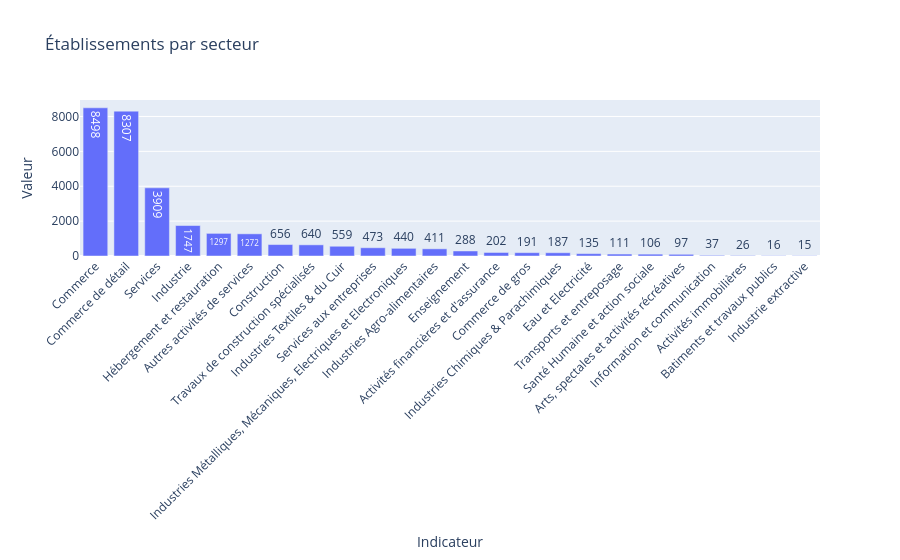
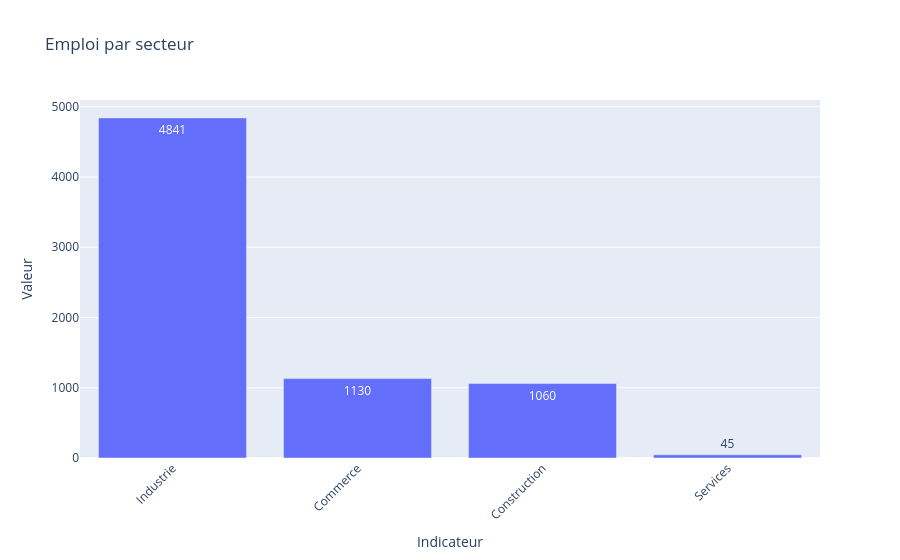
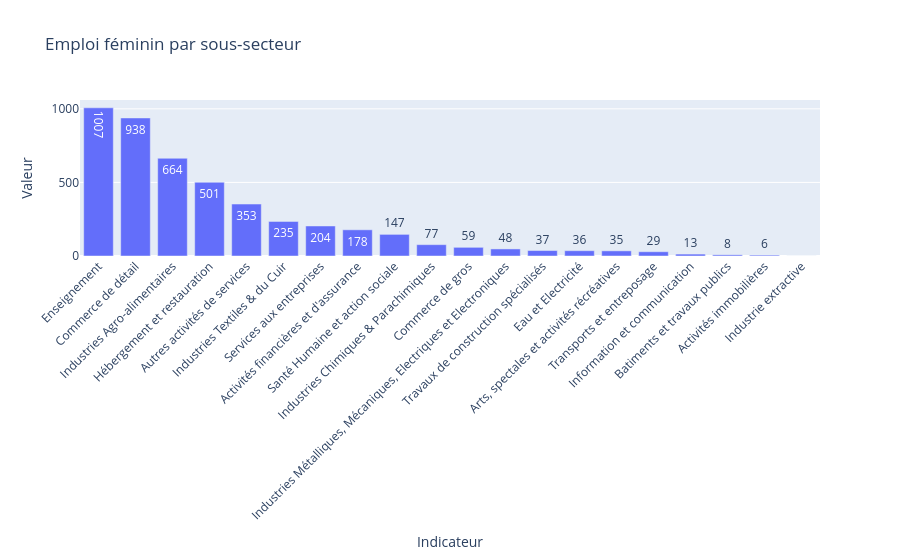
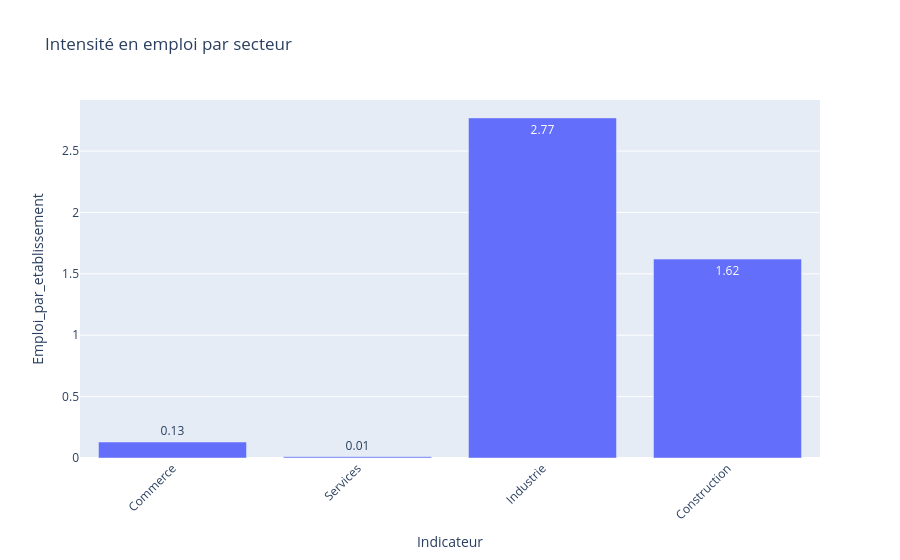

The notebook cell saved with these charts, in order:
### Code cell
import pandas as pd
import plotly.express as px

# =========================
# 1. Charger les données
# =========================
fichier = r"../data/indicateurs_guelmim_oued_noun_cartoghraphie des établissements.csv"

df = pd.read_csv(fichier, encoding="utf-8")

# =========================
# 2. Nettoyage
# =========================
for col in ["Région", "Tableau", "Indicateur"]:
    df[col] = (
        df[col]
        .astype(str)
        .str.strip()
        .str.replace(r"\s+", " ", regex=True)
    )

df["Valeur"] = pd.to_numeric(df["Valeur"], errors="coerce").fillna(0)

# =========================
# 3. Filtrer la région
# =========================
region = "Guelmim-Oued Noun"
df_region = df[df["Région"] == region].copy()

print("Nombre total de lignes :", df_region.shape[0])

# =========================
# 4. Fonction d’analyse
# =========================
def analyse_par_mots_cles(mots_cles, titre):

    condition = pd.Series(True, index=df_region.index)

    for mot in mots_cles:
        condition &= df_region["Tableau"].str.contains(
            mot,
            case=False,
            na=False,
            regex=False
        )

    data = df_region[condition].copy()

    # Supprimer total
    data = data[
        data["Indicateur"].str.lower() != "total"
    ]

    # Supprimer Total_1 Total_2 ...
    data = data[
        ~data["Indicateur"].str.contains(
            "Total_",
            na=False
        )
    ]

    if data.empty:
        print(f"Aucune donnée pour : {titre}")
        return None

    total = data["Valeur"].sum()

    if total == 0:
        data["Pourcentage"] = 0

    else:
        data["Pourcentage"] = (
            data["Valeur"] / total * 100
        )

    data = data.sort_values(
        by="Valeur",
        ascending=False
    )

    print("\n==============================")
    print("Analyse :", titre)
    print("==============================")

    print(
        data[
            ["Indicateur", "Valeur", "Pourcentage"]
        ].round(2)
    )

    fig = px.bar(
        data,
        x="Indicateur",
        y="Valeur",
        text="Valeur",
        title=titre,
        hover_data=["Pourcentage"]
    )

    fig.update_layout(
        xaxis_tickangle=-45
    )

    fig.show()

    return data

# =========================
# 5. Analyses principales
# =========================
secteur_etab = analyse_par_mots_cles(
    ["établissements", "secteur d’activité"],
    "Établissements par secteur"
)

secteur_emploi = analyse_par_mots_cles(
    ["effectif d'emploi", "secteur d’activité"],
    "Emploi par secteur"
)
    

sous_secteur_emploi = analyse_par_mots_cles(
    ["effictif ", "sous-secteur"],
    "Emploi par sous-secteur"
)

if sous_secteur_emploi is not None:
    total_employes = sous_secteur_emploi["Valeur"].sum()
    print("\n Total des épmlois :", int(total_employes))
    
sous_secteur_femmes = analyse_par_mots_cles(
    ["emploi féminin", "sous-secteur"],
    "Emploi féminin par sous-secteur"
)

# =========================
# 6. Analyse stratégique
# Emploi par établissement
# =========================
if secteur_etab is not None and secteur_emploi is not None:

    comparaison = secteur_etab[["Indicateur", "Valeur"]].rename(
        columns={"Valeur": "Etablissements"}
    )

    emploi = secteur_emploi[["Indicateur", "Valeur"]].rename(
        columns={"Valeur": "Emploi"}
    )

    comparaison = comparaison.merge(
        emploi,
       on="Indicateur",
        how="inner"
    )

    comparaison["Emploi_par_etablissement"] = (
        comparaison["Emploi"] / comparaison["Etablissements"]
    ).round(2)

    comparaison = comparaison.replace([float("inf"), -float("inf")], 0)
    comparaison = comparaison.fillna(0)

    print("\nAnalyse stratégique :")
    print(comparaison)

    fig = px.bar(
        comparaison,
        x="Indicateur",
        y="Emploi_par_etablissement",
        text="Emploi_par_etablissement",
        title="Intensité en emploi par secteur"
    )

    fig.update_layout(xaxis_tickangle=-45)
    fig.show()

df.to_csv(r"../data/outputs/analyse_cartographie_etablissement_emplois.csv", index=False)

### Figure 1 — Plotly figure (JSON) as saved in the notebook; plotly's stock layout.template omitted (floating-point values rounded to 4 significant figures)
{"data": [{"customdata": [[28.69], [28.05], [13.2], [5.898], [4.379], [4.294], [2.215], [2.161], [1.887], [1.597], [1.485], [1.388], [0.9723], [0.682], [0.6448], [0.6313], [0.4558], [0.3747], [0.3579], [0.3275], [0.1249], [0.08778], [0.05402], [0.05064]], "hovertemplate": "Indicateur=%{x}<br>Valeur=%{text}<br>Pourcentage=%{customdata[0]}<extra></extra>", "legendgroup": "", "marker": {"color": "#636efa", "pattern": {"shape": ""}}, "name": "", "orientation": "v", "showlegend": false, "text": [8498.0, 8307.0, 3909.0, 1747.0, 1297.0, 1272.0, 656.0, 640.0, 559.0, 473.0, 440.0, 411.0, 288.0, 202.0, 191.0, 187.0, 135.0, 111.0, 106.0, 97.0, 37.0, 26.0, 16.0, 15.0], "textposition": "auto", "type": "bar", "x": ["Commerce", "Commerce de détail", "Services", "Industrie", "Hébergement et restauration", "Autres activités de services", "Construction", "Travaux de construction spécialisés", "Industries Textiles & du Cuir", "Services aux entreprises", "Industries Métalliques, Mécaniques, Electriques et Electroniques", "Industries Agro-alimentaires", "Enseignement", "Activités financières et d'assurance", "Commerce de gros", "Industries Chimiques & Parachimiques", "Eau et Electricité", "Transports et entreposage", "Santé Humaine et action sociale", "Arts, spectales et activités récréatives", "Information et communication", "Activités immobilières", "Batiments et travaux publics", "Industrie extractive"], "xaxis": "x", "y": [8498, 8307, 3909, 1747, 1297, 1272, 656, 640, 559, 473, 440, 411, 288, 202, 191, 187, 135, 111, 106, 97, 37, 26, 16, 15], "yaxis": "y"}], "layout": {"barmode": "relative", "legend": {"tracegroupgap": 0}, "title": {"text": "Établissements par secteur"}, "xaxis": {"anchor": "y", "domain": [0.0, 1.0], "tickangle": -45, "title": {"text": "Indicateur"}}, "yaxis": {"anchor": "x", "domain": [0.0, 1.0], "title": {"text": "Valeur"}}}}

### Figure 2 — Plotly figure (JSON) as saved in the notebook; plotly's stock layout.template omitted (floating-point values rounded to 4 significant figures)
{"data": [{"customdata": [[68.41], [15.97], [14.98], [0.636]], "hovertemplate": "Indicateur=%{x}<br>Valeur=%{text}<br>Pourcentage=%{customdata[0]}<extra></extra>", "legendgroup": "", "marker": {"color": "#636efa", "pattern": {"shape": ""}}, "name": "", "orientation": "v", "showlegend": false, "text": [4841.0, 1130.0, 1060.0, 45.0], "textposition": "auto", "type": "bar", "x": ["Industrie", "Commerce", "Construction", "Services"], "xaxis": "x", "y": [4841, 1130, 1060, 45], "yaxis": "y"}], "layout": {"barmode": "relative", "legend": {"tracegroupgap": 0}, "title": {"text": "Emploi par secteur"}, "xaxis": {"anchor": "y", "domain": [0.0, 1.0], "tickangle": -45, "title": {"text": "Indicateur"}}, "yaxis": {"anchor": "x", "domain": [0.0, 1.0], "title": {"text": "Valeur"}}}}

### Figure 3 — Plotly figure (JSON) as saved in the notebook; plotly's stock layout.template omitted (floating-point values rounded to 4 significant figures)
{"data": [{"customdata": [[22.01], [20.5], [14.51], [10.95], [7.716], [5.137], [4.459], [3.891], [3.213], [1.683], [1.29], [1.049], [0.8087], [0.7869], [0.765], [0.6339], [0.2842], [0.1749], [0.1311], [0.0]], "hovertemplate": "Indicateur=%{x}<br>Valeur=%{text}<br>Pourcentage=%{customdata[0]}<extra></extra>", "legendgroup": "", "marker": {"color": "#636efa", "pattern": {"shape": ""}}, "name": "", "orientation": "v", "showlegend": false, "text": [1007.0, 938.0, 664.0, 501.0, 353.0, 235.0, 204.0, 178.0, 147.0, 77.0, 59.0, 48.0, 37.0, 36.0, 35.0, 29.0, 13.0, 8.0, 6.0, 0.0], "textposition": "auto", "type": "bar", "x": ["Enseignement", "Commerce de détail", "Industries Agro-alimentaires", "Hébergement et restauration", "Autres activités de services", "Industries Textiles & du Cuir", "Services aux entreprises", "Activités financières et d'assurance", "Santé Humaine et action sociale", "Industries Chimiques & Parachimiques", "Commerce de gros", "Industries Métalliques, Mécaniques, Electriques et Electroniques", "Travaux de construction spécialisés", "Eau et Electricité", "Arts, spectales et activités récréatives", "Transports et entreposage", "Information et communication", "Batiments et travaux publics", "Activités immobilières", "Industrie extractive"], "xaxis": "x", "y": [1007, 938, 664, 501, 353, 235, 204, 178, 147, 77, 59, 48, 37, 36, 35, 29, 13, 8, 6, 0], "yaxis": "y"}], "layout": {"barmode": "relative", "legend": {"tracegroupgap": 0}, "title": {"text": "Emploi féminin par sous-secteur"}, "xaxis": {"anchor": "y", "domain": [0.0, 1.0], "tickangle": -45, "title": {"text": "Indicateur"}}, "yaxis": {"anchor": "x", "domain": [0.0, 1.0], "title": {"text": "Valeur"}}}}

### Figure 4 — Plotly figure (JSON) as saved in the notebook; plotly's stock layout.template omitted (floating-point values rounded to 4 significant figures)
{"data": [{"hovertemplate": "Indicateur=%{x}<br>Emploi_par_etablissement=%{text}<extra></extra>", "legendgroup": "", "marker": {"color": "#636efa", "pattern": {"shape": ""}}, "name": "", "orientation": "v", "showlegend": false, "text": [0.13, 0.01, 2.77, 1.62], "textposition": "auto", "type": "bar", "x": ["Commerce", "Services", "Industrie", "Construction"], "xaxis": "x", "y": [0.13, 0.01, 2.77, 1.62], "yaxis": "y"}], "layout": {"barmode": "relative", "legend": {"tracegroupgap": 0}, "title": {"text": "Intensité en emploi par secteur"}, "xaxis": {"anchor": "y", "domain": [0.0, 1.0], "tickangle": -45, "title": {"text": "Indicateur"}}, "yaxis": {"anchor": "x", "domain": [0.0, 1.0], "title": {"text": "Emploi_par_etablissement"}}}}
